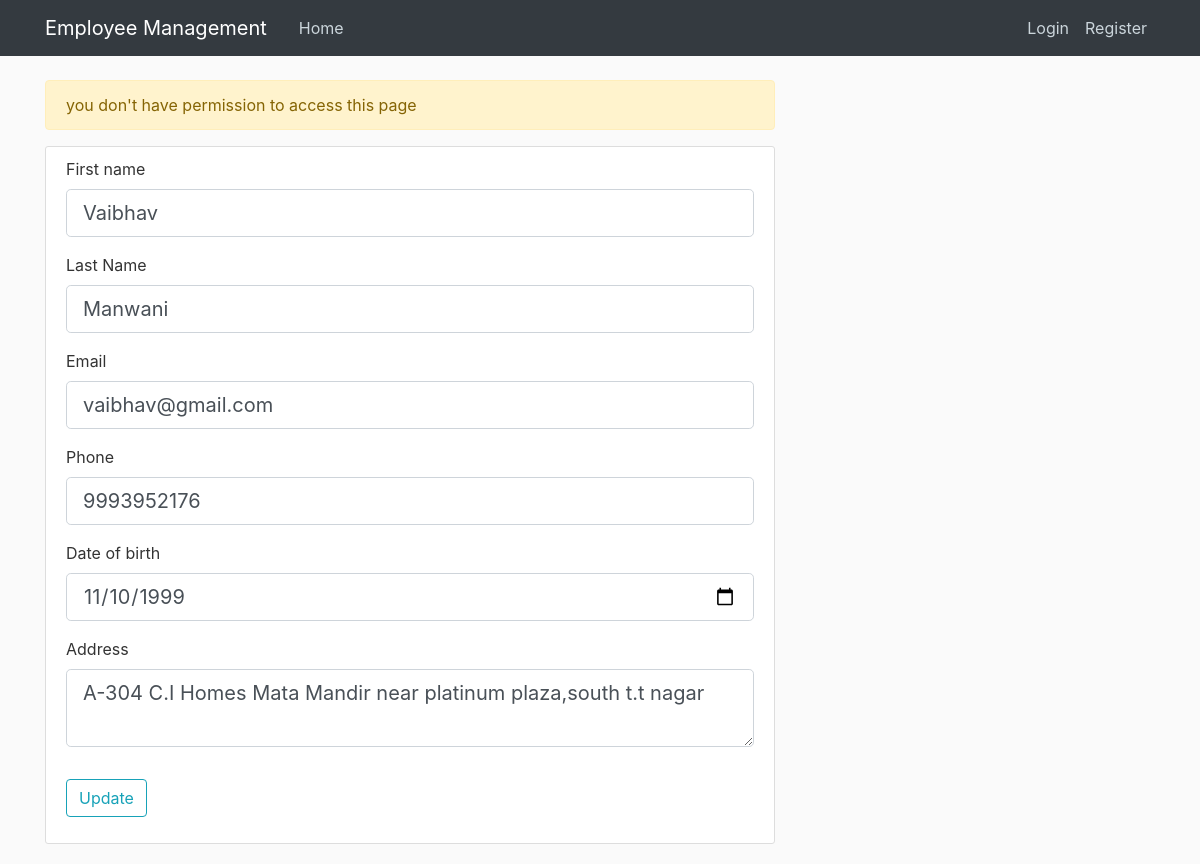
Page /employee/11/update (signed in) on the earlier database version.
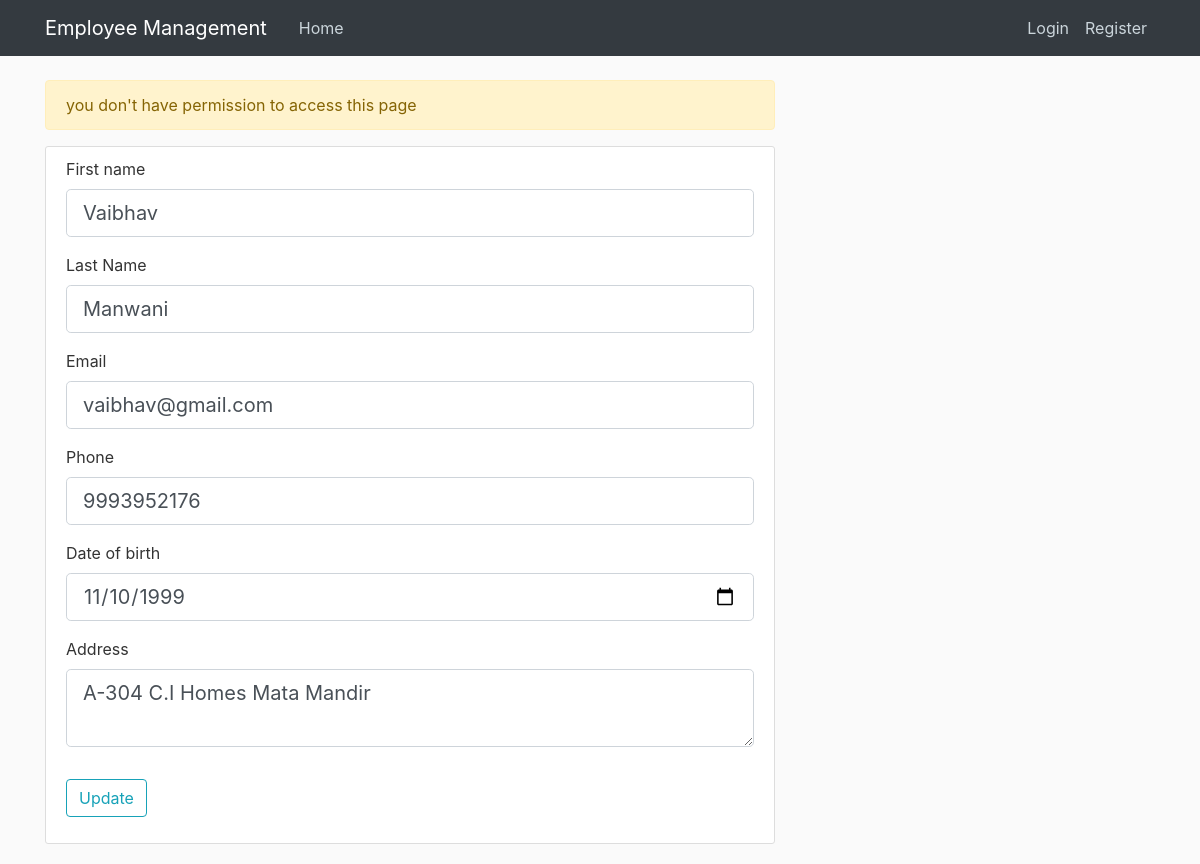
Same page on the later database version.
### employeemanagement/models.py (models this page shows, shortened)
class Employee(db.Model, UserMixin):
    id = db.Column(db.Integer, primary_key=True)
    FirstName = db.Column(db.String(20), nullable=False)
    LastName = db.Column(db.String(20), nullable=False)
    email = db.Column(db.String(120), unique=True, nullable=False)
    phone = db.Column(db.Integer, nullable=False)
    dob = db.Column(db.Date, nullable=False)
    address = db.Column(db.Text, nullable=False)
    isAdmin = db.Column(db.Boolean, nullable=False, default=False)
    password = db.Column(db.String(60), nullable=False)

### employeemanagement/routes.py (the view)
@app.route("/employee/<int:employee_id>/update", methods = ['GET', 'POST'])
@login_required
def update_employee(employee_id):
    if current_user.id != employee_id and current_user.isAdmin == False:
        flash("you don't have permission to access this page", 'warning')
        logout_user()
    employee = Employee.query.get_or_404(employee_id)
    form = UpdateForm()
    if form.validate_on_submit():
        employee.FirstName = form.FirstName.data
        employee.LastName = form.LastName.data
        if employee.email == form.email.data:
            employee.email = form.email.data
        else:
            user = Employee.query.filter_by(email=form.email.data).first()
            if user:
                flash("email already taken, Please enter different email id", 'danger')
                return redirect(url_for('update_employee',employee_id=employee_id))
            else:
                employee.email = form.email.data
        employee.phone = form.phone.data
        employee.dob = form.dob.data
        employee.address = form.address.data
        db.session.commit()
        flash("your details has been updated", 'success')
        if current_user.isAdmin:
            return redirect(url_for('master'))
        else:
            return redirect(url_for('details'))
    elif request.method == 'GET':
        form.FirstName.data = employee.FirstName
        form.LastName.data = employee.LastName
        form.email.data = employee.email
        form.phone.data = employee.phone
        form.dob.data = employee.dob
        form.address.data = employee.address
    return render_template('employee_detail.html', form=form)

### employeemanagement/forms.py
class UpdateForm(FlaskForm):
    FirstName = StringField('First name', validators=[DataRequired(), Length(min=2, max=20)])
    LastName = StringField('Last Name', validators=[DataRequired(), Length(min=2, max=20)])
    email = EmailField('Email', validators=[DataRequired(), Email()])
    phone = IntegerField('Phone', validators=[DataRequired()])
    dob = DateField('Date of birth', validators=[DataRequired()])
    address = TextAreaField('Address', validators=[DataRequired()])
    submit = SubmitField('Update')

### employeemanagement/models.py (called while the page is built)
@login_manager.user_loader
def load_user(user_id):
    return Employee.query.get(int(user_id))

### employeemanagement/templates/employee_detail.html (shortened to what the changed rows need)
{% extends "layout.html" %}
{% block content %}
    <div class="content-section">
        <form method="POST" action="">
            <fieldset class="form-group">
                <div class="form-group">
                    {{ form.FirstName.label(class="form-control-label") }}
                    {% if form.FirstName.errors %}
                        {{ form.FirstName(class="form-control form-control-lg is-invalid") }}
                        <div class="invalid-feedback">
                            {% for error in form.FirstName.errors %}
                                <span> {{ error }} </span>
                            {% endfor %}
                        </div>
                    {% else %}
                        {{ form.FirstName(class="form-control form-control-lg") }}
                    {% endif %}
                </div>
                <div class="form-group">
                    {{ form.LastName.label(class="form-control-label") }}
                    {% if form.LastName.errors %}
                        {{ form.LastName(class="form-control form-control-lg is-invalid") }}
                        <div class="invalid-feedback">
                            {% for error in form.LastName.errors %}
                                <span> {{ error }} </span>
                            {% endfor %}
                        </div>
                    {% else %}
                        {{ form.LastName(class="form-control form-control-lg") }}
                    {% endif %}
                </div>
                <div class="form-group">
                    {{ form.email.label(class="form-control-label") }}
                    {% if form.email.errors %}
                        {{ form.email(class="form-control form-control-lg is-invalid") }}
                        <div class="invalid-feedback">
                            {% for error in form.email.errors %}
                                <span> {{ error }} </span>
                            {% endfor %}
                        </div>
                    {% else %}
                        {{ form.email(class="form-control form-control-lg") }}
                    {% endif %}
                </div>
                <div class="form-group">
                    {{ form.phone.label(class="form-control-label") }}
                    {% if form.phone.errors %}
                        {{ form.phone(class="form-control form-control-lg is-invalid") }}
                        <div class="invalid-feedback">
                            {% for error in form.phone.errors %}
                                <span> {{ error }} </span>
                            {% endfor %}
                        </div>
                    {% else %}
                        {{ form.phone(class="form-control form-control-lg") }}
                    {% endif %}
                </div>
                <div class="form-group">
                    {{ form.dob.label(class="form-control-label") }}
                    {% if form.dob.errors %}
                        {{ form.dob(class="form-control form-control-lg is-invalid") }}
                        <div class="invalid-feedback">
                            {% for error in form.dob.errors %}
                                <span> {{ error }} </span>
                            {% endfor %}
                        </div>
                    {% else %}
                        {{ form.dob(class="form-control form-control-lg") }}
                    {% endif %}
                </div>
                <div class="form-group">
                    {{ form.address.label(class="form-control-label") }}
                    {% if form.address.errors %}
                        {{ form.address(class="form-control form-control-lg is-invalid") }}
                        <div class="invalid-feedback">
                            {% for error in form.address.errors %}
                                <span> {{ error }} </span>
                            {% endfor %}
                        </div>
                    {% else %}
                        {{ form.address(class="form-control form-control-lg") }}
                    {% endif %}
                </div>
            </fieldset>
        </form>
    </div>
{% endblock content %}

Differences in the rows shown:
changed Employee "Vaibhav": address "A-304 C.I Homes Mata Mandir near platinum plaza,south t.t nagar" → "A-304 C.I Homes Mata Mandir"
